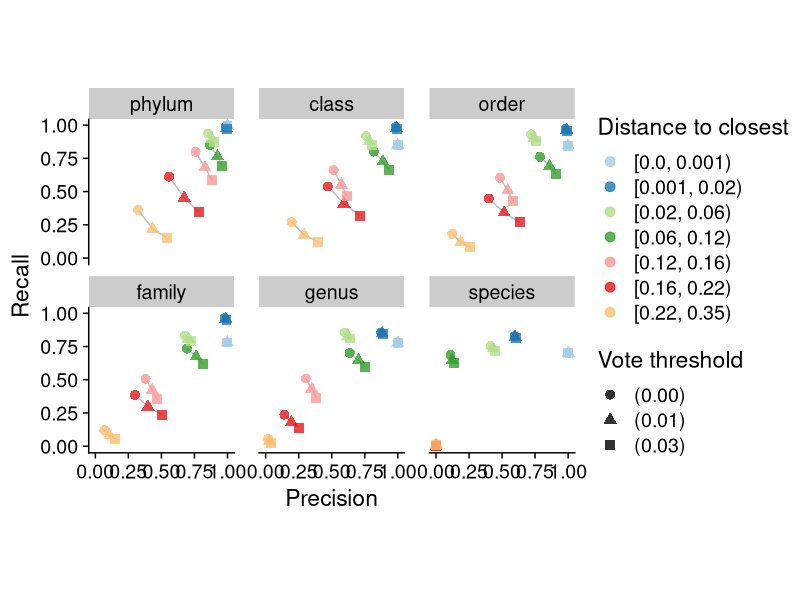

This chart was generated by the following R code: (Note: this script raises an error after producing the figure.)
require(ggplot2)
require(readr)
require(cowplot)
require(dplyr)

scores_cc <- read_csv("../results/summary_scores_c.csv")
scores_cc <- scores_cc %>%
  filter(Taxonomic_Rank != "superkingdom") %>%
  mutate(Distance_to_closest = factor(Distance_to_closest, levels = unique(Distance_to_closest)))

scores_cc$Taxonomic_Rank <- factor(
  scores_cc$Taxonomic_Rank,
  levels = c("phylum", "class", "order", "family", "genus", "species")
)

ggplot(scores_cc, aes(x = Precision, y = Recall, color = Distance_to_closest, shape = Method, group = Method)) +
  facet_wrap(vars(Taxonomic_Rank)) +
  geom_line(aes(group = Distance_to_closest), color = "gray") +
  geom_point(size = 3, alpha = 0.8) +
  labs(shape = "Vote threshold", colour = "Distance to closest", x = "Precision", y = "Recall") +
  theme_cowplot(font_size = 16.5) +
  scale_colour_brewer(palette = "Paired") +
  theme(aspect.ratio = 1, panel.spacing.x = unit(1.25, "lines"))
ggsave2("../figures/vote_threshold_comparison-2.pdf")

ggplot(scores_cc, aes(x = Distance_to_closest, y = F1)) +
  facet_wrap(vars(Taxonomic_Rank)) +
  geom_line(aes(group = Method, linetype = Method), color="#d95f02") +
  geom_point(size = 1.75, alpha = 0.85, shape="triangle", color="#d95f02") +
  labs(shape = "Vote threshold", linetype = "Vote threshold", x = "Distance to closest", y = "F1") +
  theme_cowplot(font_size = 17) +
  scale_colour_brewer(palette = "Dark2") +
  theme(axis.text.x = element_text(angle = 90, vjust = 0.5, hjust = 1), aspect.ratio = 0.9) +
  theme(panel.spacing.x = unit(1, "lines"))
ggsave2("../figures/vote_threshold_comparison-1.pdf")